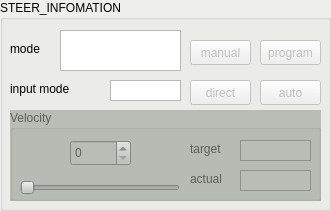
     <widget class="QGroupBox" name="groupBox_steer">
      <property name="enabled">
       <bool>true</bool>
      </property>
      <property name="geometry">
       <rect>
        <x>350</x>
        <y>10</y>
        <width>331</width>
        <height>211</height>
       </rect>
      </property>
      <property name="palette">
       <palette>
        <active>
         <colorrole role="Base">
          <brush brushstyle="SolidPattern">
           <color alpha="255">
            <red>255</red>
            <green>255</green>
            <blue>255</blue>
           </color>
          </brush>
         </colorrole>
         <colorrole role="Window">
          <brush brushstyle="SolidPattern">
           <color alpha="255">
            <red>238</red>
            <green>238</green>
            <blue>236</blue>
           </color>
          </brush>
         </colorrole>
        </active>
        <inactive>
         <colorrole role="Base">
          <brush brushstyle="SolidPattern">
           <color alpha="255">
            <red>255</red>
            <green>255</green>
            <blue>255</blue>
           </color>
          </brush>
         </colorrole>
         <colorrole role="Window">
          <brush brushstyle="SolidPattern">
           <color alpha="255">
            <red>238</red>
            <green>238</green>
            <blue>236</blue>
           </color>
          </brush>
         </colorrole>
        </inactive>
        <disabled>
         <colorrole role="Base">
          <brush brushstyle="SolidPattern">
           <color alpha="255">
            <red>238</red>
            <green>238</green>
            <blue>236</blue>
           </color>
          </brush>
         </colorrole>
         <colorrole role="Window">
          <brush brushstyle="SolidPattern">
           <color alpha="255">
            <red>238</red>
            <green>238</green>
            <blue>236</blue>
           </color>
          </brush>
         </colorrole>
        </disabled>
       </palette>
      </property>
      <property name="autoFillBackground">
       <bool>true</bool>
      </property>
      <property name="title">
       <string>STEER_INFOMATION</string>
      </property>
      <widget class="QLabel" name="lb_steer_mode">
       <property name="geometry">
        <rect>
         <x>10</x>
         <y>40</y>
         <width>91</width>
         <height>17</height>
        </rect>
       </property>
       <property name="text">
        <string>mode</string>
       </property>
      </widget>
      <widget class="QLabel" name="lb_steer_input_mode">
       <property name="geometry">
        <rect>
         <x>10</x>
         <y>80</y>
         <width>101</width>
         <height>17</height>
        </rect>
       </property>
       <property name="text">
        <string>input mode</string>
       </property>
      </widget>
      <widget class="QTextEdit" name="tx_steer_mode">
       <property name="geometry">
        <rect>
         <x>60</x>
         <y>30</y>
         <width>121</width>
         <height>41</height>
        </rect>
       </property>
       <property name="autoFillBackground">
        <bool>true</bool>
       </property>
       <property name="lineWidth">
        <number>0</number>
       </property>
       <property name="verticalScrollBarPolicy">
        <enum>Qt::ScrollBarAlwaysOff</enum>
       </property>
       <property name="horizontalScrollBarPolicy">
        <enum>Qt::ScrollBarAlwaysOff</enum>
       </property>
       <property name="readOnly">
        <bool>true</bool>
       </property>
       <property name="textInteractionFlags">
        <set>Qt::TextSelectableByMouse</set>
       </property>
      </widget>
      <widget class="QTextEdit" name="tx_steer_input_mode">
       <property name="geometry">
        <rect>
         <x>110</x>
         <y>80</y>
         <width>71</width>
         <height>21</height>
        </rect>
       </property>
       <property name="lineWidth">
        <number>0</number>
       </property>
       <property name="verticalScrollBarPolicy">
        <enum>Qt::ScrollBarAlwaysOff</enum>
       </property>
       <property name="horizontalScrollBarPolicy">
        <enum>Qt::ScrollBarAlwaysOff</enum>
       </property>
       <property name="readOnly">
        <bool>true</bool>
       </property>
      </widget>
      <widget class="QPushButton" name="bt_steer_mode_manual">
       <property name="enabled">
        <bool>false</bool>
       </property>
       <property name="geometry">
        <rect>
         <x>190</x>
         <y>40</y>
         <width>61</width>
         <height>25</height>
        </rect>
       </property>
       <property name="text">
        <string>manual</string>
       </property>
      </widget>
      <widget class="QPushButton" name="bt_steer_mode_program">
       <property name="enabled">
        <bool>false</bool>
       </property>
       <property name="geometry">
        <rect>
         <x>260</x>
         <y>40</y>
         <width>61</width>
         <height>25</height>
        </rect>
       </property>
       <property name="text">
        <string>program</string>
       </property>
      </widget>
      <widget class="QPushButton" name="bt_steer_input_mode_direct">
       <property name="enabled">
        <bool>false</bool>
       </property>
       <property name="geometry">
        <rect>
         <x>190</x>
         <y>80</y>
         <width>61</width>
         <height>25</height>
        </rect>
       </property>
       <property name="text">
        <string>direct</string>
       </property>
      </widget>
      <widget class="QPushButton" name="bt_steer_input_mode_autoware">
       <property name="enabled">
        <bool>false</bool>
       </property>
       <property name="geometry">
        <rect>
         <x>260</x>
         <y>80</y>
         <width>61</width>
         <height>25</height>
        </rect>
       </property>
       <property name="text">
        <string>auto</string>
       </property>
      </widget>
      <widget class="QGroupBox" name="gb_angle">
       <property name="enabled">
        <bool>false</bool>
       </property>
       <property name="geometry">
        <rect>
         <x>10</x>
         <y>110</y>
         <width>311</width>
         <height>91</height>
        </rect>
       </property>
       <property name="palette">
        <palette>
         <active>
          <colorrole role="WindowText">
           <brush brushstyle="SolidPattern">
            <color alpha="255">
             <red>0</red>
             <green>0</green>
             <blue>0</blue>
            </color>
           </brush>
          </colorrole>
          <colorrole role="Button">
           <brush brushstyle="SolidPattern">
            <color alpha="255">
             <red>186</red>
             <green>189</green>
             <blue>182</blue>
            </color>
           </brush>
          </colorrole>
          <colorrole role="Light">
           <brush brushstyle="SolidPattern">
            <color alpha="255">
             <red>255</red>
             <green>255</green>
             <blue>255</blue>
            </color>
           </brush>
          </colorrole>
          <colorrole role="Midlight">
           <brush brushstyle="SolidPattern">
            <color alpha="255">
             <red>220</red>
             <green>222</green>
             <blue>218</blue>
            </color>
           </brush>
          </colorrole>
          <colorrole role="Dark">
           <brush brushstyle="SolidPattern">
            <color alpha="255">
             <red>93</red>
             <green>94</green>
             <blue>91</blue>
            </color>
           </brush>
          </colorrole>
          <colorrole role="Mid">
           <brush brushstyle="SolidPattern">
            <color alpha="255">
             <red>124</red>
             <green>126</green>
             <blue>121</blue>
            </color>
           </brush>
          </colorrole>
          <colorrole role="Text">
           <brush brushstyle="SolidPattern">
            <color alpha="255">
             <red>0</red>
             <green>0</green>
             <blue>0</blue>
            </color>
           </brush>
          </colorrole>
          <colorrole role="BrightText">
           <brush brushstyle="SolidPattern">
            <color alpha="255">
             <red>255</red>
             <green>255</green>
             <blue>255</blue>
            </color>
           </brush>
          </colorrole>
          <colorrole role="ButtonText">
           <brush brushstyle="SolidPattern">
            <color alpha="255">
             <red>0</red>
             <green>0</green>
             <blue>0</blue>
            </color>
           </brush>
          </colorrole>
          <colorrole role="Base">
           <brush brushstyle="SolidPattern">
            <color alpha="255">
             <red>255</red>
             <green>255</green>
             <blue>255</blue>
            </color>
           </brush>
          </colorrole>
          <colorrole role="Window">
           <brush brushstyle="SolidPattern">
            <color alpha="255">
             <red>186</red>
             <green>189</green>
             <blue>182</blue>
            </color>
           </brush>
          </colorrole>
          <colorrole role="Shadow">
           <brush brushstyle="SolidPattern">
            <color alpha="255">
             <red>0</red>
             <green>0</green>
             <blue>0</blue>
            </color>
           </brush>
          </colorrole>
          <colorrole role="AlternateBase">
           <brush brushstyle="SolidPattern">
            <color alpha="255">
             <red>220</red>
             <green>222</green>
             <blue>218</blue>
            </color>
           </brush>
          </colorrole>
          <colorrole role="ToolTipBase">
           <brush brushstyle="SolidPattern">
            <color alpha="255">
             <red>255</red>
             <green>255</green>
             <blue>220</blue>
            </color>
           </brush>
          </colorrole>
          <colorrole role="ToolTipText">
           <brush brushstyle="SolidPattern">
            <color alpha="255">
             <red>0</red>
             <green>0</green>
             <blue>0</blue>
            </color>
           </brush>
          </colorrole>
          <colorrole role="PlaceholderText">
           <brush brushstyle="SolidPattern">
            <color alpha="128">
             <red>0</red>
             <green>0</green>
             <blue>0</blue>
            </color>
           </brush>
          </colorrole>
         </active>
         <inactive>
          <colorrole role="WindowText">
           <brush brushstyle="SolidPattern">
            <color alpha="255">
             <red>0</red>
             <green>0</green>
             <blue>0</blue>
            </color>
           </brush>
          </colorrole>
          <colorrole role="Button">
           <brush brushstyle="SolidPattern">
            <color alpha="255">
             <red>186</red>
             <green>189</green>
             <blue>182</blue>
            </color>
           </brush>
          </colorrole>
          <colorrole role="Light">
           <brush brushstyle="SolidPattern">
            <color alpha="255">
             <red>255</red>
             <green>255</green>
             <blue>255</blue>
            </color>
           </brush>
          </colorrole>
          <colorrole role="Midlight">
           <brush brushstyle="SolidPattern">
            <color alpha="255">
             <red>220</red>
             <green>222</green>
             <blue>218</blue>
            </color>
           </brush>
          </colorrole>
          <colorrole role="Dark">
           <brush brushstyle="SolidPattern">
            <color alpha="255">
             <red>93</red>
             <green>94</green>
             <blue>91</blue>
            </color>
           </brush>
          </colorrole>
          <colorrole role="Mid">
           <brush brushstyle="SolidPattern">
            <color alpha="255">
             <red>124</red>
             <green>126</green>
             <blue>121</blue>
            </color>
           </brush>
          </colorrole>
          <colorrole role="Text">
           <brush brushstyle="SolidPattern">
            <color alpha="255">
             <red>0</red>
             <green>0</green>
             <blue>0</blue>
            </color>
           </brush>
          </colorrole>
          <colorrole role="BrightText">
           <brush brushstyle="SolidPattern">
            <color alpha="255">
             <red>255</red>
             <green>255</green>
             <blue>255</blue>
            </color>
           </brush>
          </colorrole>
          <colorrole role="ButtonText">
           <brush brushstyle="SolidPattern">
            <color alpha="255">
             <red>0</red>
             <green>0</green>
             <blue>0</blue>
            </color>
           </brush>
          </colorrole>
          <colorrole role="Base">
           <brush brushstyle="SolidPattern">
            <color alpha="255">
             <red>255</red>
             <green>255</green>
             <blue>255</blue>
            </color>
           </brush>
          </colorrole>
          <colorrole role="Window">
           <brush brushstyle="SolidPattern">
            <color alpha="255">
             <red>186</red>
             <green>189</green>
             <blue>182</blue>
            </color>
           </brush>
          </colorrole>
          <colorrole role="Shadow">
           <brush brushstyle="SolidPattern">
            <color alpha="255">
             <red>0</red>
             <green>0</green>
             <blue>0</blue>
            </color>
           </brush>
          </colorrole>
          <colorrole role="AlternateBase">
           <brush brushstyle="SolidPattern">
            <color alpha="255">
             <red>220</red>
             <green>222</green>
             <blue>218</blue>
            </color>
           </brush>
          </colorrole>
          <colorrole role="ToolTipBase">
           <brush brushstyle="SolidPattern">
            <color alpha="255">
             <red>255</red>
             <green>255</green>
             <blue>220</blue>
            </color>
           </brush>
          </colorrole>
          <colorrole role="ToolTipText">
           <brush brushstyle="SolidPattern">
            <color alpha="255">
             <red>0</red>
             <green>0</green>
             <blue>0</blue>
            </color>
           </brush>
          </colorrole>
          <colorrole role="PlaceholderText">
           <brush brushstyle="SolidPattern">
            <color alpha="128">
             <red>0</red>
             <green>0</green>
             <blue>0</blue>
            </color>
           </brush>
          </colorrole>
         </inactive>
         <disabled>
          <colorrole role="WindowText">
           <brush brushstyle="SolidPattern">
            <color alpha="255">
             <red>93</red>
             <green>94</green>
             <blue>91</blue>
            </color>
           </brush>
          </colorrole>
          <colorrole role="Button">
           <brush brushstyle="SolidPattern">
            <color alpha="255">
             <red>186</red>
             <green>189</green>
             <blue>182</blue>
            </color>
           </brush>
          </colorrole>
          <colorrole role="Light">
           <brush brushstyle="SolidPattern">
            <color alpha="255">
             <red>255</red>
             <green>255</green>
             <blue>255</blue>
            </color>
           </brush>
          </colorrole>
          <colorrole role="Midlight">
           <brush brushstyle="SolidPattern">
            <color alpha="255">
             <red>220</red>
             <green>222</green>
             <blue>218</blue>
            </color>
           </brush>
          </colorrole>
          <colorrole role="Dark">
           <brush brushstyle="SolidPattern">
            <color alpha="255">
             <red>93</red>
             <green>94</green>
             <blue>91</blue>
            </color>
           </brush>
          </colorrole>
          <colorrole role="Mid">
           <brush brushstyle="SolidPattern">
            <color alpha="255">
             <red>124</red>
             <green>126</green>
             <blue>121</blue>
            </color>
           </brush>
          </colorrole>
          <colorrole role="Text">
           <brush brushstyle="SolidPattern">
            <color alpha="255">
             <red>93</red>
             <green>94</green>
             <blue>91</blue>
            </color>
           </brush>
          </colorrole>
          <colorrole role="BrightText">
           <brush brushstyle="SolidPattern">
            <color alpha="255">
             <red>255</red>
             <green>255</green>
             <blue>255</blue>
            </color>
           </brush>
          </colorrole>
          <colorrole role="ButtonText">
           <brush brushstyle="SolidPattern">
            <color alpha="255">
             <red>93</red>
             <green>94</green>
             <blue>91</blue>
            </color>
           </brush>
          </colorrole>
          <colorrole role="Base">
           <brush brushstyle="SolidPattern">
            <color alpha="255">
             <red>186</red>
             <green>189</green>
             <blue>182</blue>
            </color>
           </brush>
          </colorrole>
          <colorrole role="Window">
           <brush brushstyle="SolidPattern">
            <color alpha="255">
             <red>186</red>
             <green>189</green>
             <blue>182</blue>
            </color>
           </brush>
          </colorrole>
          <colorrole role="Shadow">
           <brush brushstyle="SolidPattern">
            <color alpha="255">
             <red>0</red>
             <green>0</green>
             <blue>0</blue>
            </color>
           </brush>
          </colorrole>
          <colorrole role="AlternateBase">
           <brush brushstyle="SolidPattern">
            <color alpha="255">
             <red>186</red>
             <green>189</green>
             <blue>182</blue>
            </color>
           </brush>
          </colorrole>
          <colorrole role="ToolTipBase">
           <brush brushstyle="SolidPattern">
            <color alpha="255">
             <red>255</red>
             <green>255</green>
             <blue>220</blue>
            </color>
           </brush>
          </colorrole>
          <colorrole role="ToolTipText">
           <brush brushstyle="SolidPattern">
            <color alpha="255">
             <red>0</red>
             <green>0</green>
             <blue>0</blue>
            </color>
           </brush>
          </colorrole>
          <colorrole role="PlaceholderText">
           <brush brushstyle="SolidPattern">
            <color alpha="128">
             <red>0</red>
             <green>0</green>
             <blue>0</blue>
            </color>
           </brush>
          </colorrole>
         </disabled>
        </palette>
       </property>
       <property name="contextMenuPolicy">
        <enum>Qt::DefaultContextMenu</enum>
       </property>
       <property name="acceptDrops">
        <bool>false</bool>
       </property>
       <property name="autoFillBackground">
        <bool>true</bool>
       </property>
       <property name="title">
        <string>Velocity</string>
       </property>
       <property name="flat">
        <bool>false</bool>
       </property>
       <property name="checkable">
        <bool>false</bool>
       </property>
       <widget class="QSpinBox" name="spin_angle_input">
        <property name="geometry">
         <rect>
          <x>60</x>
          <y>30</y>
          <width>61</width>
          <height>26</height>
         </rect>
        </property>
       </widget>
       <widget class="QSlider" name="hS_angle_input">
        <property name="geometry">
         <rect>
          <x>10</x>
          <y>70</y>
          <width>160</width>
          <height>16</height>
         </rect>
        </property>
        <property name="orientation">
         <enum>Qt::Horizontal</enum>
        </property>
       </widget>
       <widget class="QLabel" name="lb_angle_target">
        <property name="geometry">
         <rect>
          <x>180</x>
          <y>30</y>
          <width>101</width>
          <height>17</height>
         </rect>
        </property>
        <property name="text">
         <string>target</string>
        </property>
       </widget>
       <widget class="QTextEdit" name="tx_angle_target">
        <property name="geometry">
         <rect>
          <x>230</x>
          <y>30</y>
          <width>71</width>
          <height>21</height>
         </rect>
        </property>
        <property name="lineWidth">
         <number>0</number>
        </property>
        <property name="verticalScrollBarPolicy">
         <enum>Qt::ScrollBarAlwaysOff</enum>
        </property>
        <property name="horizontalScrollBarPolicy">
         <enum>Qt::ScrollBarAlwaysOff</enum>
        </property>
        <property name="readOnly">
         <bool>true</bool>
        </property>
        <property name="textInteractionFlags">
         <set>Qt::TextSelectableByMouse</set>
        </property>
       </widget>
       <widget class="QTextEdit" name="tx_angle_actual">
        <property name="geometry">
         <rect>
          <x>230</x>
          <y>60</y>
          <width>71</width>
          <height>21</height>
         </rect>
        </property>
        <property name="lineWidth">
         <number>0</number>
        </property>
        <property name="verticalScrollBarPolicy">
         <enum>Qt::ScrollBarAlwaysOff</enum>
        </property>
        <property name="horizontalScrollBarPolicy">
         <enum>Qt::ScrollBarAlwaysOff</enum>
        </property>
        <property name="readOnly">
         <bool>true</bool>
        </property>
        <property name="textInteractionFlags">
         <set>Qt::TextSelectableByMouse</set>
        </property>
       </widget>
       <widget class="QLabel" name="lb_angle_actual">
        <property name="geometry">
         <rect>
          <x>180</x>
          <y>60</y>
          <width>101</width>
          <height>17</height>
         </rect>
        </property>
        <property name="text">
         <string>actual</string>
        </property>
       </widget>
      </widget>
     </widget>
